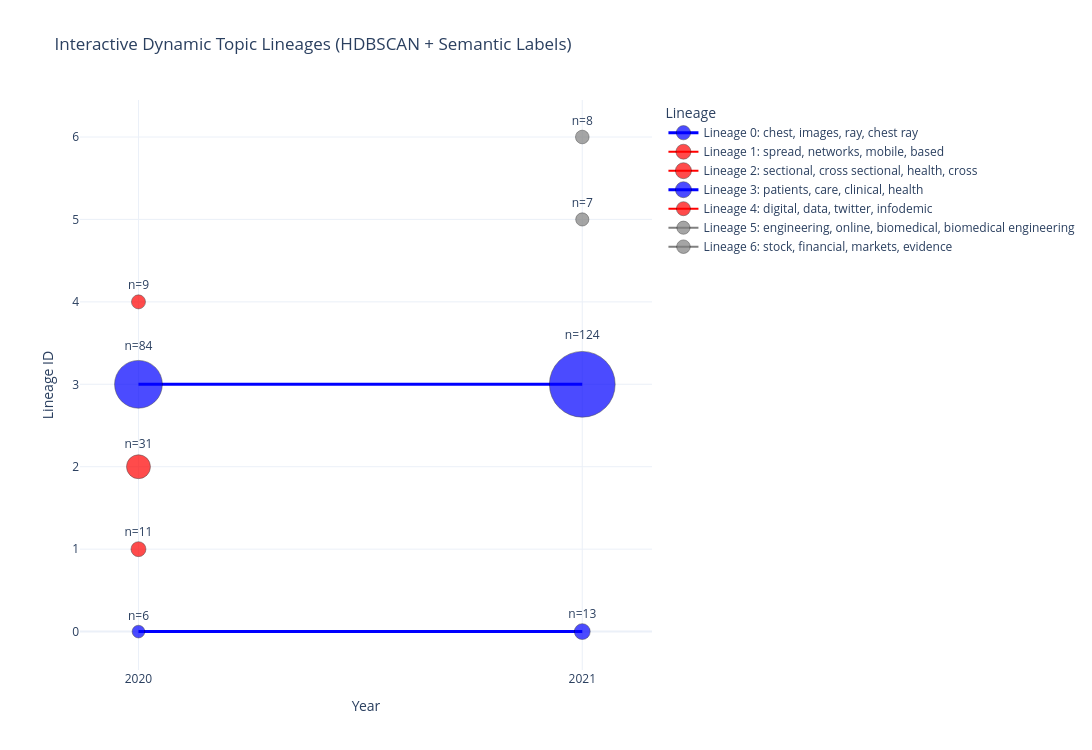

The notebook cell saved with this chart:
### Code cell
status_colors = {
    "persistent": "blue",
    "dies_after_2020": "red",
    "dies": "red",
    "born_in_2021": "green",
    "birth": "green",
    "other": "gray",
}

fig = go.Figure()

for lineage_id, group in lineage_plot_df.groupby("lineage_id"):
    group = group.sort_values("year")

    status = group["status"].iloc[0]
    color = status_colors.get(status, "gray")
    lineage_name = group["lineage_name"].iloc[0]

    fig.add_trace(go.Scatter(
        x=group["year"],
        y=[lineage_id] * len(group),
        mode="lines+markers+text",
        name=lineage_name,
        text=[f'n={n}' for n in group["n_docs"]],
        textposition="top center",
        hovertext=group["hover_text"],
        hoverinfo="text",
        line=dict(color=color, width=3 if status == "persistent" else 2),
        marker=dict(
            color=color,
            size=group["n_docs"] * 0.45 + 10,
            line=dict(color="black", width=0.5)
        )
    ))

fig.update_layout(
    title="Interactive Dynamic Topic Lineages (HDBSCAN + Semantic Labels)",
    xaxis_title="Year",
    yaxis_title="Lineage ID",
    template="plotly_white",
    width=1150,
    height=750,
    legend_title="Lineage",
    xaxis=dict(
        tickmode="array",
        tickvals=sorted(lineage_plot_df["year"].unique())
    )
)

fig.show()

### Figure 1 — Plotly figure (JSON) as saved in the notebook; plotly's stock layout.template omitted (floating-point values rounded to 4 significant figures)
{"data": [{"hoverinfo": "text", "hovertext": ["<b>Lineage 0: chest, images, ray, chest ray</b><br>Year: 2020<br>Cluster ID: 0<br>Docs in node: 6<br>Total docs in lineage: 19<br>Status: persistent", "<b>Lineage 0: chest, images, ray, chest ray</b><br>Year: 2021<br>Cluster ID: 3<br>Docs in node: 13<br>Total docs in lineage: 19<br>Status: persistent"], "line": {"color": "blue", "width": 3}, "marker": {"color": "blue", "line": {"color": "black", "width": 0.5}, "size": [12.7, 15.85]}, "mode": "lines+markers+text", "name": "Lineage 0: chest, images, ray, chest ray", "text": ["n=6", "n=13"], "textposition": "top center", "type": "scatter", "x": [2020, 2021], "y": [0, 0]}, {"hoverinfo": "text", "hovertext": ["<b>Lineage 1: spread, networks, mobile, based</b><br>Year: 2020<br>Cluster ID: 1<br>Docs in node: 11<br>Total docs in lineage: 11<br>Status: dies"], "line": {"color": "red", "width": 2}, "marker": {"color": "red", "line": {"color": "black", "width": 0.5}, "size": [14.95]}, "mode": "lines+markers+text", "name": "Lineage 1: spread, networks, mobile, based", "text": ["n=11"], "textposition": "top center", "type": "scatter", "x": [2020], "y": [1]}, {"hoverinfo": "text", "hovertext": ["<b>Lineage 2: sectional, cross sectional, health, cross</b><br>Year: 2020<br>Cluster ID: 2<br>Docs in node: 31<br>Total docs in lineage: 31<br>Status: dies"], "line": {"color": "red", "width": 2}, "marker": {"color": "red", "line": {"color": "black", "width": 0.5}, "size": [23.95]}, "mode": "lines+markers+text", "name": "Lineage 2: sectional, cross sectional, health, cross", "text": ["n=31"], "textposition": "top center", "type": "scatter", "x": [2020], "y": [2]}, {"hoverinfo": "text", "hovertext": ["<b>Lineage 3: patients, care, clinical, health</b><br>Year: 2020<br>Cluster ID: 3<br>Docs in node: 84<br>Total docs in lineage: 208<br>Status: persistent", "<b>Lineage 3: patients, care, clinical, health</b><br>Year: 2021<br>Cluster ID: 2<br>Docs in node: 124<br>Total docs in lineage: 208<br>Status: persistent"], "line": {"color": "blue", "width": 3}, "marker": {"color": "blue", "line": {"color": "black", "width": 0.5}, "size": [47.8, 65.8]}, "mode": "lines+markers+text", "name": "Lineage 3: patients, care, clinical, health", "text": ["n=84", "n=124"], "textposition": "top center", "type": "scatter", "x": [2020, 2021], "y": [3, 3]}, {"hoverinfo": "text", "hovertext": ["<b>Lineage 4: digital, data, twitter, infodemic</b><br>Year: 2020<br>Cluster ID: 4<br>Docs in node: 9<br>Total docs in lineage: 9<br>Status: dies"], "line": {"color": "red", "width": 2}, "marker": {"color": "red", "line": {"color": "black", "width": 0.5}, "size": [14.05]}, "mode": "lines+markers+text", "name": "Lineage 4: digital, data, twitter, infodemic", "text": ["n=9"], "textposition": "top center", "type": "scatter", "x": [2020], "y": [4]}, {"hoverinfo": "text", "hovertext": ["<b>Lineage 5: engineering, online, biomedical, biomedical engineering</b><br>Year: 2021<br>Cluster ID: 0<br>Docs in node: 7<br>Total docs in lineage: 7<br>Status: born"], "line": {"color": "gray", "width": 2}, "marker": {"color": "gray", "line": {"color": "black", "width": 0.5}, "size": [13.15]}, "mode": "lines+markers+text", "name": "Lineage 5: engineering, online, biomedical, biomedical engineering", "text": ["n=7"], "textposition": "top center", "type": "scatter", "x": [2021], "y": [5]}, {"hoverinfo": "text", "hovertext": ["<b>Lineage 6: stock, financial, markets, evidence</b><br>Year: 2021<br>Cluster ID: 1<br>Docs in node: 8<br>Total docs in lineage: 8<br>Status: born"], "line": {"color": "gray", "width": 2}, "marker": {"color": "gray", "line": {"color": "black", "width": 0.5}, "size": [13.6]}, "mode": "lines+markers+text", "name": "Lineage 6: stock, financial, markets, evidence", "text": ["n=8"], "textposition": "top center", "type": "scatter", "x": [2021], "y": [6]}], "layout": {"height": 750, "legend": {"title": {"text": "Lineage"}}, "title": {"text": "Interactive Dynamic Topic Lineages (HDBSCAN + Semantic Labels)"}, "width": 1150, "xaxis": {"tickmode": "array", "tickvals": [2020, 2021], "title": {"text": "Year"}}, "yaxis": {"title": {"text": "Lineage ID"}}}}
